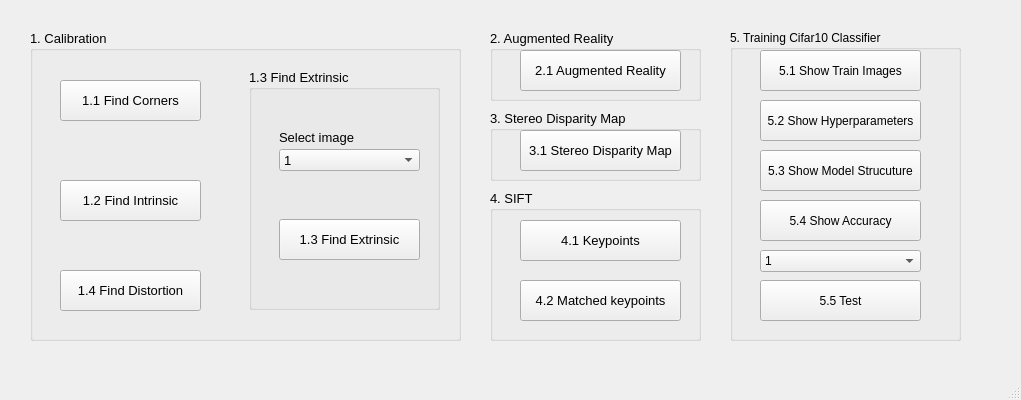
<?xml version="1.0" encoding="UTF-8"?>
<ui version="4.0">
 <class>MainWindow</class>
 <widget class="QMainWindow" name="MainWindow">
  <property name="geometry">
   <rect>
    <x>0</x>
    <y>0</y>
    <width>1021</width>
    <height>400</height>
   </rect>
  </property>
  <property name="windowTitle">
   <string>MainWindow</string>
  </property>
  <widget class="QWidget" name="centralwidget">
   <widget class="QGroupBox" name="groupBox">
    <property name="geometry">
     <rect>
      <x>30</x>
      <y>30</y>
      <width>431</width>
      <height>311</height>
     </rect>
    </property>
    <property name="font">
     <font>
      <pointsize>10</pointsize>
     </font>
    </property>
    <property name="title">
     <string>1. Calibration</string>
    </property>
    <widget class="QPushButton" name="pushButton">
     <property name="geometry">
      <rect>
       <x>30</x>
       <y>50</y>
       <width>141</width>
       <height>41</height>
      </rect>
     </property>
     <property name="font">
      <font>
       <pointsize>10</pointsize>
      </font>
     </property>
     <property name="text">
      <string>1.1 Find Corners</string>
     </property>
    </widget>
    <widget class="QPushButton" name="pushButton_2">
     <property name="geometry">
      <rect>
       <x>30</x>
       <y>150</y>
       <width>141</width>
       <height>41</height>
      </rect>
     </property>
     <property name="font">
      <font>
       <pointsize>10</pointsize>
      </font>
     </property>
     <property name="text">
      <string>1.2 Find Intrinsic</string>
     </property>
    </widget>
    <widget class="QPushButton" name="pushButton_3">
     <property name="geometry">
      <rect>
       <x>30</x>
       <y>240</y>
       <width>141</width>
       <height>41</height>
      </rect>
     </property>
     <property name="font">
      <font>
       <pointsize>10</pointsize>
      </font>
     </property>
     <property name="text">
      <string>1.4 Find Distortion</string>
     </property>
    </widget>
    <widget class="QGroupBox" name="groupBox_2">
     <property name="geometry">
      <rect>
       <x>219</x>
       <y>39</y>
       <width>191</width>
       <height>241</height>
      </rect>
     </property>
     <property name="title">
      <string>1.3 Find Extrinsic</string>
     </property>
     <widget class="QLabel" name="label">
      <property name="geometry">
       <rect>
        <x>30</x>
        <y>60</y>
        <width>91</width>
        <height>16</height>
       </rect>
      </property>
      <property name="text">
       <string>Select image</string>
      </property>
     </widget>
     <widget class="QComboBox" name="comboBox">
      <property name="geometry">
       <rect>
        <x>30</x>
        <y>80</y>
        <width>141</width>
        <height>22</height>
       </rect>
      </property>
      <item>
       <property name="text">
        <string>1</string>
       </property>
      </item>
      <item>
       <property name="text">
        <string>2</string>
       </property>
      </item>
      <item>
       <property name="text">
        <string>3</string>
       </property>
      </item>
      <item>
       <property name="text">
        <string>4</string>
       </property>
      </item>
      <item>
       <property name="text">
        <string>5</string>
       </property>
      </item>
      <item>
       <property name="text">
        <string>6</string>
       </property>
      </item>
      <item>
       <property name="text">
        <string>7</string>
       </property>
      </item>
      <item>
       <property name="text">
        <string>8</string>
       </property>
      </item>
      <item>
       <property name="text">
        <string>9</string>
       </property>
      </item>
      <item>
       <property name="text">
        <string>10</string>
       </property>
      </item>
      <item>
       <property name="text">
        <string>11</string>
       </property>
      </item>
      <item>
       <property name="text">
        <string>12</string>
       </property>
      </item>
      <item>
       <property name="text">
        <string>13</string>
       </property>
      </item>
      <item>
       <property name="text">
        <string>14</string>
       </property>
      </item>
      <item>
       <property name="text">
        <string>15</string>
       </property>
      </item>
     </widget>
     <widget class="QPushButton" name="pushButton_4">
      <property name="geometry">
       <rect>
        <x>30</x>
        <y>150</y>
        <width>141</width>
        <height>41</height>
       </rect>
      </property>
      <property name="font">
       <font>
        <pointsize>10</pointsize>
       </font>
      </property>
      <property name="text">
       <string>1.3 Find Extrinsic</string>
      </property>
     </widget>
    </widget>
   </widget>
   <widget class="QGroupBox" name="groupBox_3">
    <property name="geometry">
     <rect>
      <x>490</x>
      <y>30</y>
      <width>211</width>
      <height>71</height>
     </rect>
    </property>
    <property name="font">
     <font>
      <pointsize>10</pointsize>
     </font>
    </property>
    <property name="title">
     <string>2. Augmented Reality</string>
    </property>
    <widget class="QPushButton" name="pushButton_5">
     <property name="geometry">
      <rect>
       <x>30</x>
       <y>20</y>
       <width>161</width>
       <height>41</height>
      </rect>
     </property>
     <property name="text">
      <string>2.1 Augmented Reality</string>
     </property>
    </widget>
   </widget>
   <widget class="QGroupBox" name="groupBox_4">
    <property name="geometry">
     <rect>
      <x>490</x>
      <y>110</y>
      <width>211</width>
      <height>71</height>
     </rect>
    </property>
    <property name="font">
     <font>
      <pointsize>10</pointsize>
     </font>
    </property>
    <property name="title">
     <string>3. Stereo Disparity Map</string>
    </property>
    <widget class="QPushButton" name="pushButton_6">
     <property name="geometry">
      <rect>
       <x>30</x>
       <y>20</y>
       <width>161</width>
       <height>41</height>
      </rect>
     </property>
     <property name="text">
      <string>3.1 Stereo Disparity Map</string>
     </property>
    </widget>
    <widget class="QGroupBox" name="groupBox_5">
     <property name="geometry">
      <rect>
       <x>100</x>
       <y>70</y>
       <width>211</width>
       <height>71</height>
      </rect>
     </property>
     <property name="font">
      <font>
       <pointsize>10</pointsize>
      </font>
     </property>
     <property name="title">
      <string>3. Stereo Disparity Map</string>
     </property>
    </widget>
   </widget>
   <widget class="QGroupBox" name="groupBox_6">
    <property name="geometry">
     <rect>
      <x>490</x>
      <y>190</y>
      <width>211</width>
      <height>151</height>
     </rect>
    </property>
    <property name="font">
     <font>
      <pointsize>10</pointsize>
     </font>
    </property>
    <property name="title">
     <string>4. SIFT</string>
    </property>
    <widget class="QPushButton" name="pushButton_8">
     <property name="geometry">
      <rect>
       <x>30</x>
       <y>30</y>
       <width>161</width>
       <height>41</height>
      </rect>
     </property>
     <property name="font">
      <font>
       <pointsize>10</pointsize>
      </font>
     </property>
     <property name="text">
      <string>4.1 Keypoints</string>
     </property>
    </widget>
    <widget class="QPushButton" name="pushButton_9">
     <property name="geometry">
      <rect>
       <x>30</x>
       <y>90</y>
       <width>161</width>
       <height>41</height>
      </rect>
     </property>
     <property name="font">
      <font>
       <pointsize>10</pointsize>
      </font>
     </property>
     <property name="text">
      <string>4.2 Matched keypoints</string>
     </property>
    </widget>
   </widget>
   <widget class="QGroupBox" name="groupBox_7">
    <property name="geometry">
     <rect>
      <x>730</x>
      <y>30</y>
      <width>231</width>
      <height>311</height>
     </rect>
    </property>
    <property name="title">
     <string>5. Training Cifar10 Classifier</string>
    </property>
    <widget class="QPushButton" name="pushButton_10">
     <property name="geometry">
      <rect>
       <x>30</x>
       <y>20</y>
       <width>161</width>
       <height>41</height>
      </rect>
     </property>
     <property name="text">
      <string>5.1 Show Train Images</string>
     </property>
    </widget>
    <widget class="QPushButton" name="pushButton_11">
     <property name="geometry">
      <rect>
       <x>30</x>
       <y>70</y>
       <width>161</width>
       <height>41</height>
      </rect>
     </property>
     <property name="text">
      <string>5.2 Show Hyperparameters</string>
     </property>
    </widget>
    <widget class="QPushButton" name="pushButton_12">
     <property name="geometry">
      <rect>
       <x>30</x>
       <y>120</y>
       <width>161</width>
       <height>41</height>
      </rect>
     </property>
     <property name="text">
      <string>5.3 Show Model Strucuture</string>
     </property>
    </widget>
    <widget class="QPushButton" name="pushButton_13">
     <property name="geometry">
      <rect>
       <x>30</x>
       <y>170</y>
       <width>161</width>
       <height>41</height>
      </rect>
     </property>
     <property name="text">
      <string>5.4 Show Accuracy</string>
     </property>
    </widget>
    <widget class="QPushButton" name="pushButton_14">
     <property name="geometry">
      <rect>
       <x>30</x>
       <y>250</y>
       <width>161</width>
       <height>41</height>
      </rect>
     </property>
     <property name="text">
      <string>5.5 Test</string>
     </property>
    </widget>
    <widget class="QComboBox" name="comboBox_2">
     <property name="geometry">
      <rect>
       <x>30</x>
       <y>220</y>
       <width>161</width>
       <height>22</height>
      </rect>
     </property>
     <item>
      <property name="text">
       <string>1</string>
      </property>
     </item>
     <item>
      <property name="text">
       <string>2</string>
      </property>
     </item>
     <item>
      <property name="text">
       <string>3</string>
      </property>
     </item>
     <item>
      <property name="text">
       <string>4</string>
      </property>
     </item>
     <item>
      <property name="text">
       <string>5</string>
      </property>
     </item>
     <item>
      <property name="text">
       <string>6</string>
      </property>
     </item>
     <item>
      <property name="text">
       <string>7</string>
      </property>
     </item>
     <item>
      <property name="text">
       <string>8</string>
      </property>
     </item>
     <item>
      <property name="text">
       <string>9</string>
      </property>
     </item>
     <item>
      <property name="text">
       <string>10</string>
      </property>
     </item>
     <item>
      <property name="text">
       <string>11</string>
      </property>
     </item>
     <item>
      <property name="text">
       <string>12</string>
      </property>
     </item>
     <item>
      <property name="text">
       <string>13</string>
      </property>
     </item>
     <item>
      <property name="text">
       <string>14</string>
      </property>
     </item>
     <item>
      <property name="text">
       <string>15</string>
      </property>
     </item>
    </widget>
   </widget>
  </widget>
  <widget class="QStatusBar" name="statusbar"/>
 </widget>
 <resources/>
 <connections/>
</ui>
